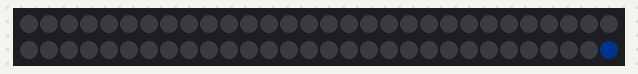
Bench run of a sketch on a simulated Arduino Uno, built with avr-gcc and run on an emulated ATmega328P. Parts: 60 RGB LEDs in strip order, left to right, continuing on the next row. Dim RGB values are drawn brighter than linear; random numbers use the default seed unless the sketch sets one.

Above: at 0.15 s.
At 5.58 s:
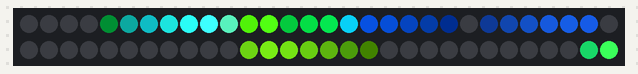
At 9.81 s:
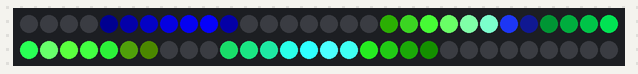
At 19.8 s:
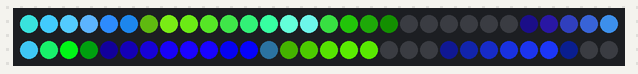
At 29.77 s:
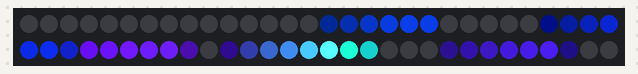
At 39.74 s:
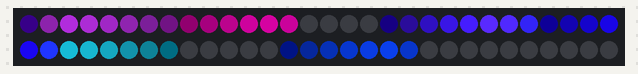

The sketch:

attiny-ledstrip4.ino
```cpp
#include "FastLED.h"

// LED strip
#define NUM_LEDS 60
#define DATA_PIN 4

// Color dots
#define MAX_DOTS 15 // Try lowering if you experience crashes (out of memory)
#define MIN_VELOCITY 3
#define MAX_VELOCITY 7
#define TRAIL_LENGTH 8
//#define SPAWN_RATE 10000000 // Chance every frame (out of 2,147,483,647) that a new dot is spawned.
#define SPAWN_RATE 1

// Color
//#define HUE_VELOCITY 100 // Larger means slower (increment every X frames)
#define COLOR_JITTER 35
#define COLOR_WHEEL_SPLITS 3
#define SATURATION 160
#define SATURATION_JITTER 80 // S = SATURATION + random(SATURATION_JITTER)
//#define VALUE 200
#define COLOR_CORRECTION TypicalSMD5050
//#define COLOR_CORRECTION 0xAF70FF
#define DITHER_TRESHOLD 42

// Power limiter
// #define MAX_MA 2000

CRGB leds[NUM_LEDS];
uint8_t counter = 0;
uint8_t hue = 0;

struct dot {
  bool active; // whether the dot is still visible (i.e. can it be respawned?)
  int pos; // uses 255 steps per pixel to represent sub-pixel accuracy
  uint8_t velocity; // how many subpixels to move per iteration
  int8_t dir; // which direction is the dot moving in (-1 = left, 1 = right)
  CHSV color;
};

struct dot dots[MAX_DOTS];

void spawn_dot() {
  for (int i = 0; i < MAX_DOTS; i++) {
    if (!dots[i].active) {
      dots[i].active = true;

      bool startEdge = random(2);
      dots[i].pos = startEdge ? 0 : NUM_LEDS * 255;
      dots[i].velocity = random(MIN_VELOCITY - 1, MAX_VELOCITY) + 1;
      dots[i].dir = startEdge ? 1 : -1;

      //uint8_t rand_hue = hue + (255 / COLOR_WHEEL_SPLITS) * random(COLOR_WHEEL_SPLITS);
      uint8_t rand_hue = hue + COLOR_JITTER * random(COLOR_WHEEL_SPLITS);

      dots[i].color = CHSV(rand_hue, SATURATION + random(SATURATION_JITTER), 255);

      // we found an inactive dot, stop
      return;
    }
  }
}
void init_dot(dot d) {
  d.active = false;
  d.pos = 0;
  d.velocity = 0;
  d.dir = 1;
}

void setup() {
  randomSeed(analogRead(0));
  FastLED.addLeds<WS2812B, DATA_PIN, GRB>(leds, NUM_LEDS).setCorrection(COLOR_CORRECTION);
  //FastLED.setMaxPowerInVoltsAndMilliamps(5, MAX_MA);

  hue = random8();

  for (int i = 0; i < MAX_DOTS; i++) {
    init_dot(dots[i]);
  }

  spawn_dot();
}

void loop() {
  counter++;

  if (counter % 128 == 0) {
    //hue = (hue + 1) % 256;
    hue++;
  }

  if (random8() < 1) {
    spawn_dot();
  }

  // Clear out all leds
  fill_solid(leds, NUM_LEDS, CRGB::Black);

  //uint8_t dither = random(DITHER_TRESHOLD);

  // Loop through each dot
  for (int i = 0; i < MAX_DOTS; i++) {
    if (!dots[i].active) {
      continue;
    }

    // Dot movement
    //if (counter % VELOCITY_DIVISOR == 0) {
      dots[i].pos += dots[i].dir * dots[i].velocity;
    //}

    // Convert subpixel pos to pixel pos
    int dot_pos = dots[i].pos / 256;

    if (dots[i].pos < 0) {
      // Because integer division truncates the decimal part,
      // we need to subtract one from negative numbers
      dot_pos--;
    }

    uint8_t sub_dot_pos = dots[i].pos;// % 256;

    // Subpixel pos reversed if dot travels left
    if (dots[i].dir == -1) {
      sub_dot_pos = 255 - sub_dot_pos;
    }

    // Draw dot and trail
    bool trail_was_in_bounds = false;
    for (int j = 0; j < TRAIL_LENGTH; j++) {
      int trail_pos = dot_pos + j * dots[i].dir * -1;

      // Bounds check
      if (trail_pos >= 0 && trail_pos < NUM_LEDS) {
        trail_was_in_bounds = true;

        uint8_t value;

        if (!j) {
          // Fade in first led
          value = sub_dot_pos;
        } else {
          // Fade out other leds in the trail
          value = 255 - ((j - 1) * 255 + sub_dot_pos) / TRAIL_LENGTH;
          value = ease8InOutApprox(value);
        }

/*
        if (value < 255) {
          value += dither;
        }
        */
        if (value < DITHER_TRESHOLD) {
          value = 0;
          //value = counter % (DITHER_TRESHOLD / 3) < value / 3 ? DITHER_TRESHOLD : 0;
        }

        CHSV temp = dots[i].color;
        temp.v = value;

        leds[trail_pos] += temp;
      }
    }

    // If no part of the trail was in bounds, mark dot as inactive
    if (!trail_was_in_bounds) {
      dots[i].active = false;
    }
  }

  FastLED.show();
}
```
